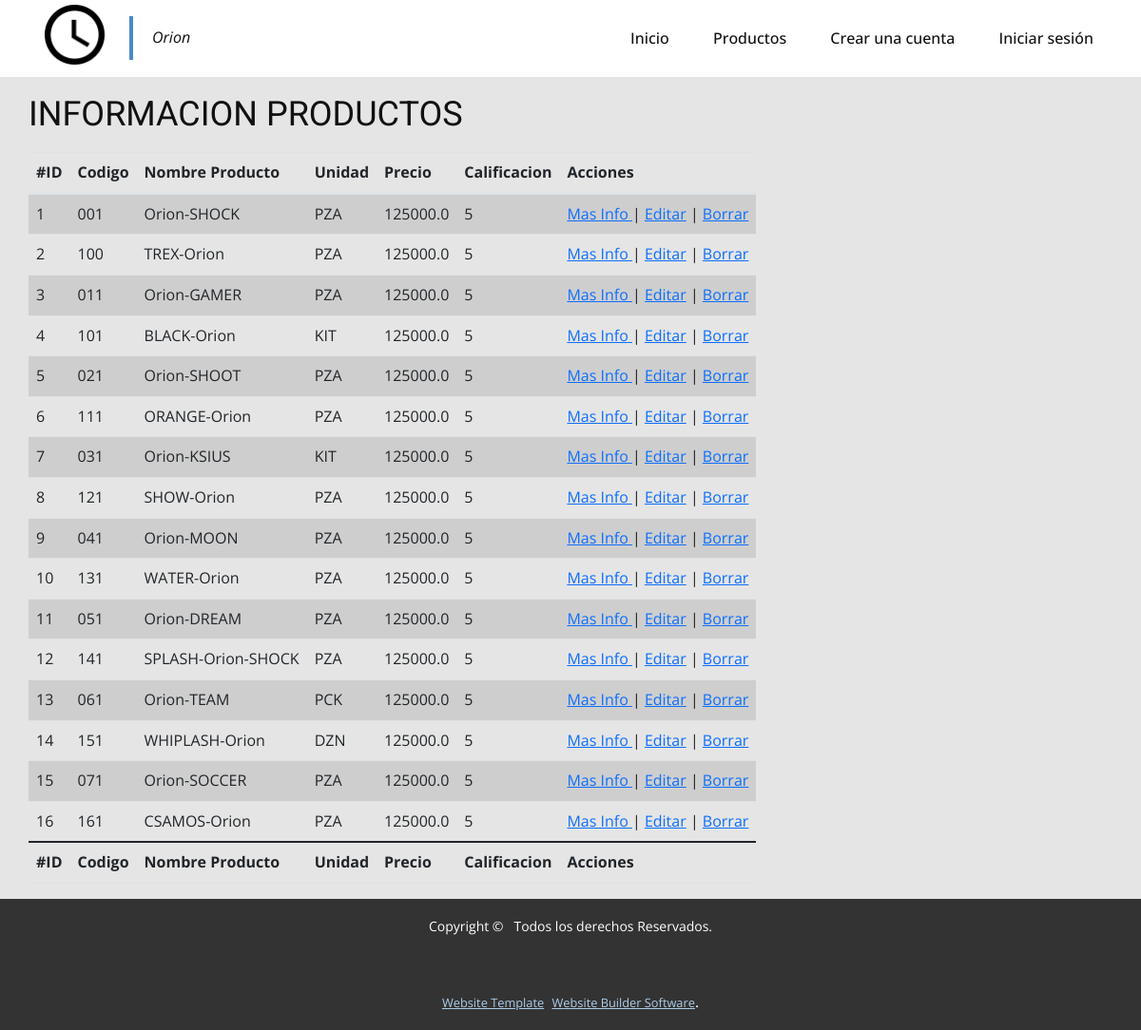
Page /crud_productos (signed in) on the committed database.
### tables this page shows
CREATE TABLE [productos](
  [id_producto] INTEGER PRIMARY KEY AUTOINCREMENT, 
  [cod_producto] VARCHAR(10) NOT NULL UNIQUE ON CONFLICT ROLLBACK, 
  [nombre] VARCHAR(255) NOT NULL, 
  [descripcion] TEXT, 
  [imagen] VARCHAR(255) NOT NULL DEFAULT "../static/img/None.png", 
  [tipo_unidad] CHAR(2) NOT NULL DEFAULT 01, 
  [valor_unitario] DOUBLE NOT NULL DEFAULT 0, 
  [calificacion_producto] INT NOT NULL DEFAULT 5, 
  [descuento] CHAR(1) NOT NULL DEFAULT 0, 
  [porcentaje_dcto] DOUBLE(5, 2) NOT NULL DEFAULT (0.00), 
  [comentarios] TEXT, 
  [fecha_sistema] datetime DEFAULT CURRENT_TIMESTAMP);

### app.py (the view)
@app.route("/crud_productos", methods=["GET", "POST"])
def crud_productos():
    global rol_user
    if g.user:
        sql = "Select * from productos"
        db = get_db()
        cursor = db.cursor()
        cursor.execute(sql)
        productos = cursor.fetchall()
        close_db()
        return render_template("crud_prod.html", inicioS=inicioS, productos=productos, rol_user=rol_user)
    else:
        return render_template('index.html', inicioS=inicioS, usuario=g.user)

### app.py (called while the page is built)
@app.before_request
def load_logged_in_user():
    user_id = session.get('user_id')
    if user_id is None:
        g.user = None
    else:
        db = get_db()
        g.user = db.execute(
            'SELECT * FROM usuarios WHERE id_usuario = ?', (user_id, )).fetchone()

### db.py (called while the page is built)
def get_db():
    try:
        if 'db' not in g:
            g.db = sqlite3.connect('orion.db')
        return g.db
    except Error:
        print(Error)

### templates/crud_prod.html (shortened to what this page needs)
{% extends "base.html" %}
{% block contenido %}
<body>
    <section class="u-align-left u-clearfix u-grey-10 u-section-1" id="sec-000c">
        <div class="u-clearfix u-sheet u-sheet-1">
            <h2>INFORMACION PRODUCTOS</h2>
            <table id="producto" class="table table-striped table-inverse table-responsive">
                <thead class="thead-inverse">
                    <tr>
                        <th>#ID</th>
                        <th>Codigo</th>
                        <th>Nombre Producto</th>
                        <th>Unidad</th>
                        <th>Precio</th>
                        <th>Calificacion</th>
                        {% if rol_user != "USER" %}
                            <th>Acciones</th>
                        {% endif %}
                    </tr>
                </thead>
                <tbody>
                    {%for productos in productos %}
                    <tr>
                        <td>{{productos[0]}} </td>
                        <td>{{productos[1]}} </td>
                        <td>{{productos[2]}} </td>
                        <td>{{productos[5]}} </td>
                        <td>{{productos[6]}} </td>
                        <td>{{productos[7]}} </td>
                        {% if rol_user != "USER" %}
                            <td> <a href="/info_prod/{{productos[0]}}">Mas Info </a> | <a href="/edit_prod/{{productos[0]}}">Editar</a> | <a href="/del_prod/{{productos[0]}}">Borrar</a></td>
                    {% endif %}
                    </tr>
                    {%endfor %}
                </tbody>
                <tfoot class="thead-inverse">
                    <tr>
                        <th>#ID</th>
                        <th>Codigo</th>
                        <th>Nombre Producto</th>
                        <th>Unidad</th>
                        <th>Precio</th>
                        <th>Calificacion</th>
                        {% if rol_user != "USER" %}
                            <th>Acciones</th>
                        {% endif %}
                    </tr>
                </tfoot>
            </table>
        </div>
    </section>
</body>
{% endblock %}

### rows in the picture
productos: id_producto "1", cod_producto "001", nombre "Orion-SHOCK", tipo_unidad "PZA", valor_unitario "125000.0", calificacion_producto "5"
productos: id_producto "2", cod_producto "100", nombre "TREX-Orion", tipo_unidad "PZA", valor_unitario "125000.0", calificacion_producto "5"
productos: id_producto "3", cod_producto "011", nombre "Orion-GAMER", tipo_unidad "PZA", valor_unitario "125000.0", calificacion_producto "5"
productos: id_producto "4", cod_producto "101", nombre "BLACK-Orion", tipo_unidad "KIT", valor_unitario "125000.0", calificacion_producto "5"
productos: id_producto "5", cod_producto "021", nombre "Orion-SHOOT", tipo_unidad "PZA", valor_unitario "125000.0", calificacion_producto "5"
productos: id_producto "6", cod_producto "111", nombre "ORANGE-Orion", tipo_unidad "PZA", valor_unitario "125000.0", calificacion_producto "5"
productos: id_producto "7", cod_producto "031", nombre "Orion-KSIUS", tipo_unidad "KIT", valor_unitario "125000.0", calificacion_producto "5"
productos: id_producto "8", cod_producto "121", nombre "SHOW-Orion", tipo_unidad "PZA", valor_unitario "125000.0", calificacion_producto "5"
productos: id_producto "9", cod_producto "041", nombre "Orion-MOON", tipo_unidad "PZA", valor_unitario "125000.0", calificacion_producto "5"
productos: id_producto "10", cod_producto "131", nombre "WATER-Orion", tipo_unidad "PZA", valor_unitario "125000.0", calificacion_producto "5"
productos: id_producto "11", cod_producto "051", nombre "Orion-DREAM", tipo_unidad "PZA", valor_unitario "125000.0", calificacion_producto "5"
productos: id_producto "12", cod_producto "141", nombre "SPLASH-Orion-SHOCK", tipo_unidad "PZA", valor_unitario "125000.0", calificacion_producto "5"
productos: id_producto "13", cod_producto "061", nombre "Orion-TEAM", tipo_unidad "PCK", valor_unitario "125000.0", calificacion_producto "5"
productos: id_producto "14", cod_producto "151", nombre "WHIPLASH-Orion", tipo_unidad "DZN", valor_unitario "125000.0", calificacion_producto "5"
productos: id_producto "15", cod_producto "071", nombre "Orion-SOCCER", tipo_unidad "PZA", valor_unitario "125000.0", calificacion_producto "5"
productos: id_producto "16", cod_producto "161", nombre "CSAMOS-Orion", tipo_unidad "PZA", valor_unitario "125000.0", calificacion_producto "5"
